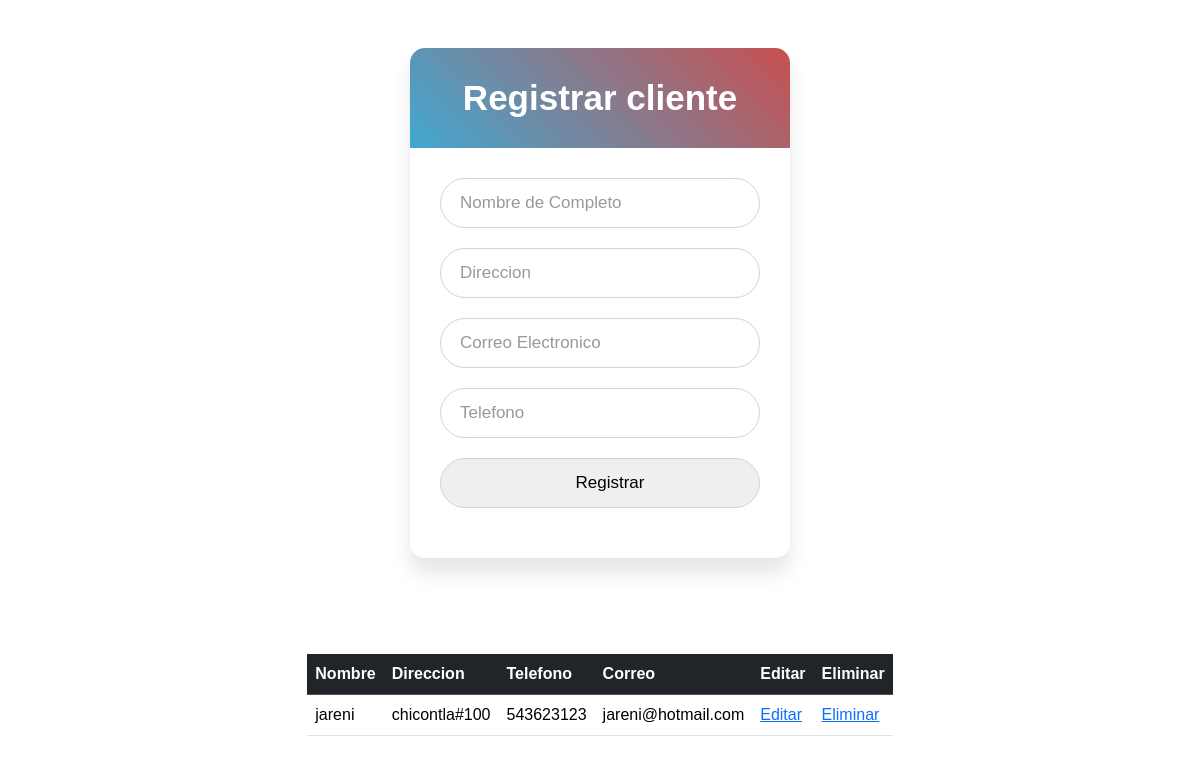
The app's page /clientes.php, older data.
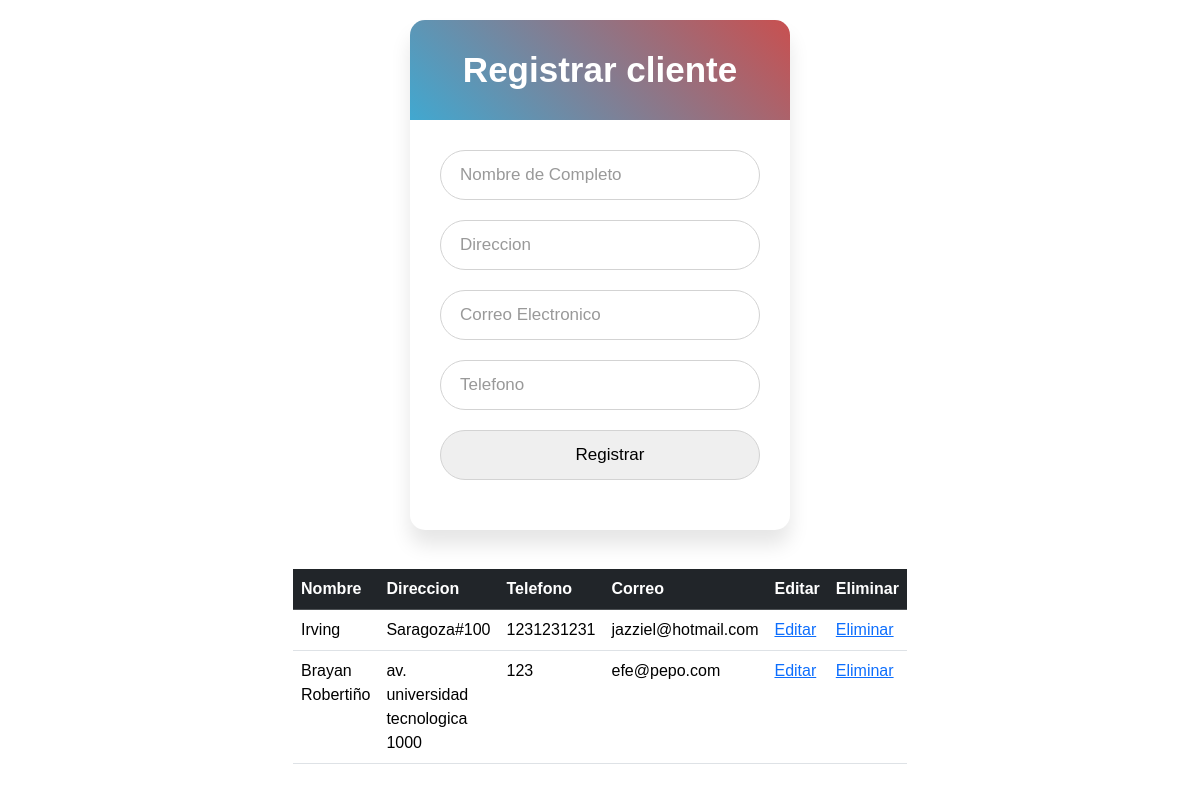
The same page, newer data.
### tables this page shows
CREATE TABLE `cliente` (
  `id_cliente` int(2) NOT NULL,
  `nombre` varchar(150) NOT NULL,
  `direccion` varchar(150) NOT NULL,
  `correo` varchar(50) NOT NULL,
  `telefono` varchar(12) NOT NULL
);

### consultarcliente.php (the view)
<div class="table-responsive">
    <table class="table">
        <thead class="table-dark">
            <tr>
                <th scope="col">Nombre</th>
                <th scope="col">Direccion</th>
                <th scope="col">Telefono</th>
                <th scope="col">Correo</th>
                <th scope="col">Editar</th>
                <th scope="col">Eliminar</th>
            </tr>
        </thead>
        <tbody>
        <?php
            include 'conexion.php';
            $query="SELECT * FROM cliente";
            $ejecutar=$conexion->query($query);
            while($result=$ejecutar->fetch_array()){
                echo "<tr>
                <td>".$result['nombre']."</td>
                <td>".$result['direccion']."</td>
                <td>".$result['telefono']."</td>
                <td>".$result['correo']."</td>
                <td><a href='#' onclick='editarcliente(".$result['id_cliente'].");'>Editar</a></td>
                <td><a href='#' onclick='eliminarcliente(".$result['id_cliente'].");'>Eliminar</a></td>
                </tr>";
            }
            ?>
        </tbody>
    </table>
</div>

### clientes.php (shortened to what this page needs)
<!DOCTYPE html>
<html lang="es">
<head>
    <link href="CSS/bootstrap.min.css" rel="stylesheet"
>
    <link rel="stylesheet" href="CSS/registrar.css">
</head>
<body>
    <div class="wrapper">
        <div class="title">
            Registrar cliente
        </div>
        <form id="frmclientes" name="frmclientes">
            <div class="field">
                <input type="text" name="nombre" id="nombre" required>
                <label class="nombre-usuario">Nombre de Completo</label>
            </div>
            <div class="field">
                <input type="text" name="direccion" id="direccion" required>
                <label class="vehiculo">Direccion</label>
            </div>
            <div class="field">
                <input type="email" name="correo" id="correo" required>
                <label class="hora-salida">Correo Electronico</label>
            </div>
            <div class="field">
                <input type="tel" name="telefono" id="telefono" required>
                <label class="hora-salida">Telefono</label>
            </div>
            <div class="field">
                <input type="button" onclick="registrarCliente()" value="Registrar">
            </div>
        </form>
    </div>
<?php
include 'consultarcliente.php'
?>
</body>
</html>

### CSS/registrar.css (style rules this page uses)
* { margin: 0; padding: 0; box-sizing: border-box; font-family: 'Poppins', sans-serif; }
html, body { display: grid; height: 100%; width: 100%; place-items: center; background: #ffffff; }
.wrapper { width: 380px; background: #fff; border-radius: 15px; box-shadow: 0px 15px 20px rgba(0, 0, 0, 0.1); }
.wrapper .title { font-size: 35px; font-weight: 600; text-align: center; line-height: 100px; color: #fff; user-select: none; border-radius: 15px 15px 0 0; background: linear-gradient(-135deg, #c85050, #41a8d0); }
.wrapper form { padding: 10px 30px 50px 30px; }
.wrapper form .field { height: 50px; width: 100%; margin-top: 20px; position: relative; }
.wrapper form .field input { height: 100%; width: 100%; outline: none; font-size: 17px; padding-left: 20px; border: 1px solid lightgrey; border-radius: 25px; transition: all 0.3s ease; }
.wrapper form .field label { position: absolute; top: 50%; left: 20px; color: #999999; font-weight: 400; font-size: 17px; pointer-events: none; transform: translateY(-50%); transition: all 0.3s ease; }
.table { width: 20px; }

Row changes from the older to the newer data that the page shows:
changed cliente: nombre "jareni" → "Irving"; direccion "chicontla#100" → "Saragoza#100"; telefono "543623123" → "1231231231"; correo "jareni@hotmail.com" → "jazziel@hotmail.com"
added cliente: nombre "Brayan Robertiño", direccion "av. universidad tecnologica 1000", telefono "123", correo "efe@pepo.com"
